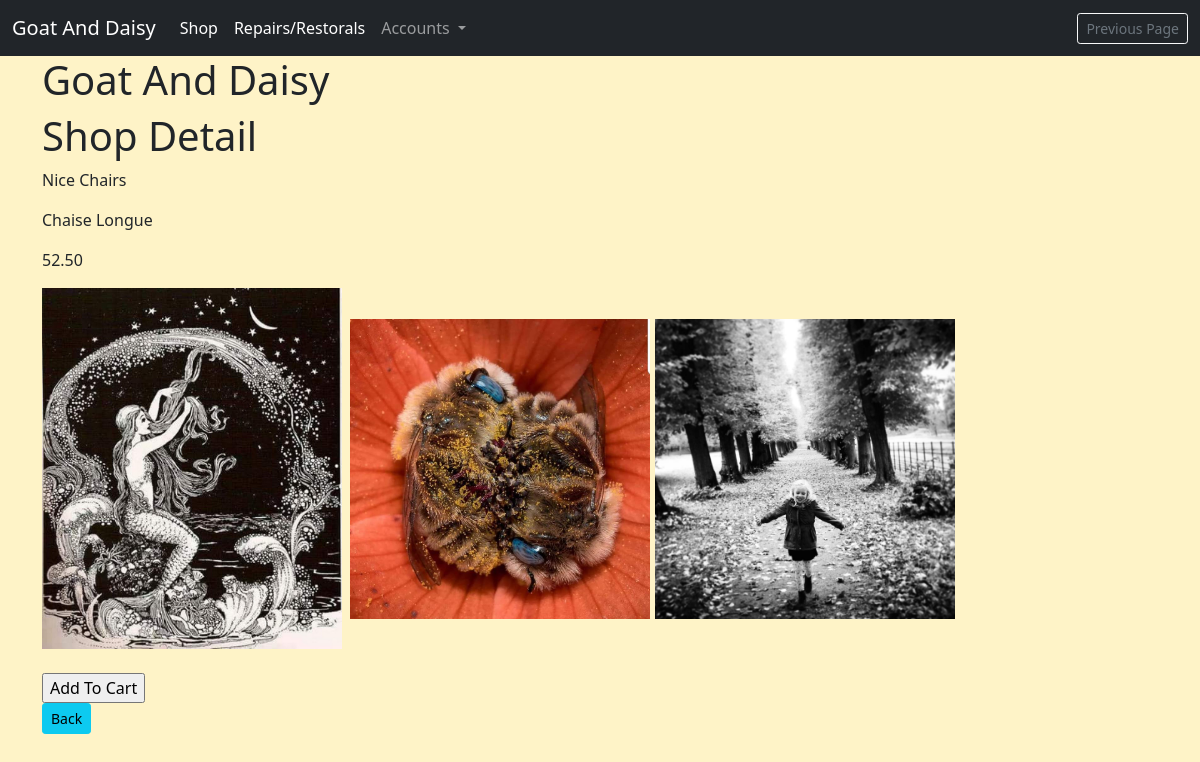
Screenshot of /shop/1/ with the database file from the repository.
### shop/models.py (models this page shows, shortened)
class ShopItems(models.Model):
    title = models.CharField(max_length=255)
    description = models.TextField()
    price = models.DecimalField(decimal_places=2, max_digits=12)
    is_available = models.BooleanField(default=True)
    class Meta:
        verbose_name_plural = "Shop Items"

class ShopItemImage(models.Model):
    product = models.ForeignKey(
        ShopItems, on_delete=models.CASCADE, related_name='images')
    is_primary_image = models.BooleanField(default=False)
    image = models.ImageField(upload_to='shop/images')

### shop/views.py (the view)
# urls.py: path('<int:pk>/', views.ShopItem.as_view(), name="shop_item"),
class ShopItem(DetailView):
    model = ShopItems
    template_name = 'shop/product_detail.html'
    context_object_name = 'item'

### invoices/contexts.py (called while the page is built, shortened)
def shopping_cart(request):
    template_cart = []
    products_count = 0
    order_amount = 0
    shipping = 500
    cart = request.session.get('cart', {})
    for item in enumerate(template_cart):
        products_count += 1
    order_total = order_amount + shipping
    stripe_total = round(order_total * 100)
    context = {
        'template_cart': template_cart,
        'products_count': products_count,
        'order_amount': order_amount,
        'shipping': shipping,
        'order_total': order_total,
        'stripe_total': stripe_total,
    }
    return context

### profiles/templatetags/user_in_group_tag.py (called while the page is built)
@register.filter(name='has_group')
def has_group(user, group_name):
    try:
        group = Group.objects.get(name=group_name)
    except Group.DoesNotExist:
        return False
    return group in user.groups.all()

### shop/templates/shop/product_detail.html (shortened to what this page needs)
{% extends 'base.html' %}
{% block content %}
<h1>Shop Detail</h1>
<p>{{ item.title }}</p>
<p>{{ item.description }}</p>
<p>{{ item.price }}</p>
    {% for image in item.images.all %}
    <img src="{{ image.image.url }}" alt="" style="width:300px;">
    {% endfor %}
    <br><br>
    <form action="{% url 'add_to_cart' item.id %}" method=POST>
        <input type="submit" value="Add To Cart">
    </form>
    <small><input class="btn btn-sm btn-info" type=button value="Back" onClick="javascript:history.go(-1);"></small>
{% endblock %}

### static/css/site_base_custom.css (style rules this page uses)
body { background-color: var(--amber-100); }

### rows the page displays
ShopItems: title "Nice Chairs", description "Chaise Longue", price "52.50"
ShopItemImage: image (picture)
ShopItemImage: image (picture)
ShopItemImage: image (picture)
